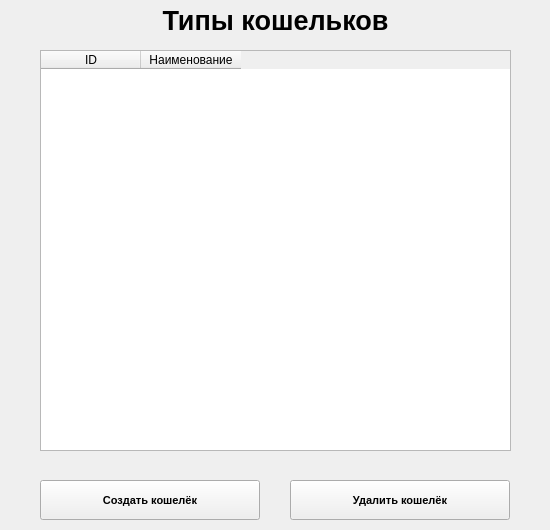
<?xml version="1.0" encoding="UTF-8"?>
<ui version="4.0">
 <class>wallets_types_window</class>
 <widget class="QMainWindow" name="wallets_types_window">
  <property name="geometry">
   <rect>
    <x>0</x>
    <y>0</y>
    <width>550</width>
    <height>530</height>
   </rect>
  </property>
  <property name="minimumSize">
   <size>
    <width>550</width>
    <height>530</height>
   </size>
  </property>
  <property name="maximumSize">
   <size>
    <width>550</width>
    <height>530</height>
   </size>
  </property>
  <property name="windowTitle">
   <string>MainWindow</string>
  </property>
  <widget class="QWidget" name="centralwidget">
   <widget class="QLabel" name="wallets_types_label">
    <property name="geometry">
     <rect>
      <x>0</x>
      <y>0</y>
      <width>551</width>
      <height>40</height>
     </rect>
    </property>
    <property name="font">
     <font>
      <pointsize>20</pointsize>
      <weight>75</weight>
      <bold>true</bold>
     </font>
    </property>
    <property name="text">
     <string>Типы кошельков</string>
    </property>
    <property name="alignment">
     <set>Qt::AlignCenter</set>
    </property>
   </widget>
   <widget class="QPushButton" name="create_wallets_types_button">
    <property name="geometry">
     <rect>
      <x>40</x>
      <y>480</y>
      <width>220</width>
      <height>40</height>
     </rect>
    </property>
    <property name="font">
     <font>
      <pointsize>8</pointsize>
      <weight>75</weight>
      <bold>true</bold>
      <kerning>true</kerning>
     </font>
    </property>
    <property name="text">
     <string>Создать кошелёк</string>
    </property>
   </widget>
   <widget class="QPushButton" name="delete_wallets_types_button">
    <property name="geometry">
     <rect>
      <x>290</x>
      <y>480</y>
      <width>220</width>
      <height>40</height>
     </rect>
    </property>
    <property name="font">
     <font>
      <pointsize>8</pointsize>
      <weight>75</weight>
      <bold>true</bold>
      <kerning>true</kerning>
     </font>
    </property>
    <property name="text">
     <string>Удалить кошелёк</string>
    </property>
   </widget>
   <widget class="QTableWidget" name="wallets_types_list_table_widget">
    <property name="geometry">
     <rect>
      <x>40</x>
      <y>50</y>
      <width>471</width>
      <height>401</height>
     </rect>
    </property>
    <column>
     <property name="text">
      <string>ID</string>
     </property>
    </column>
    <column>
     <property name="text">
      <string>Наименование</string>
     </property>
    </column>
   </widget>
  </widget>
 </widget>
 <resources/>
 <connections/>
</ui>
